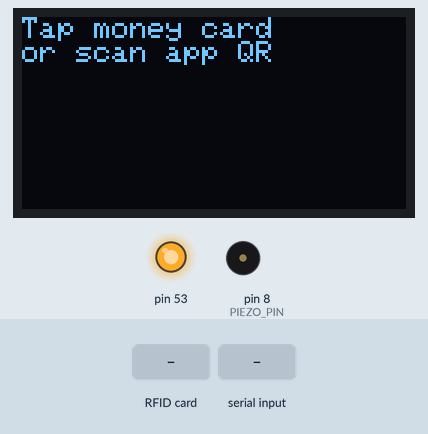
A sketch run on a simulated Arduino Mega 2560, built with avr-gcc and run on an emulated ATmega2560. Parts: 128×64 one-colour display, output pins drawn as LEDs (lit = HIGH), buzzer (waves = sounding, pin HIGH). The test bench sets the inputs (shaded band). What the sketch prints to the serial monitor is not drawn.

Above: at 1.3 s.
1.4 s: RFID card 5E 7A 19 C4 held to the reader
At 1.41 s:
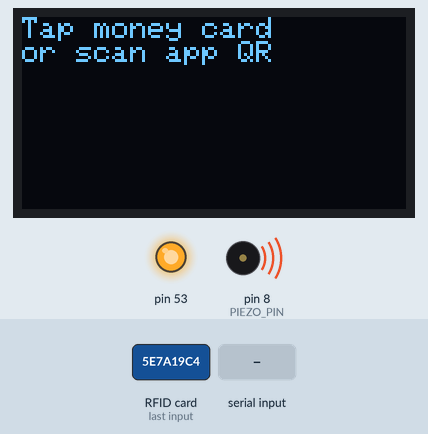
At 2.2 s:
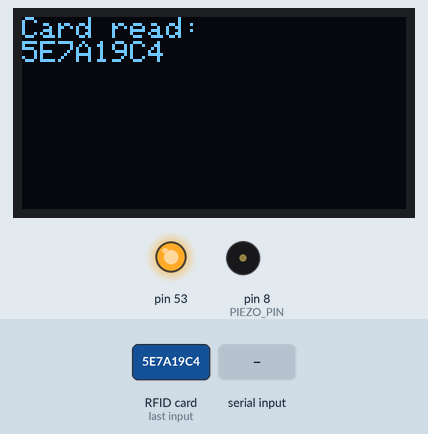
3.9 s: "PING\n" received over Serial
Timing chart, 0 to 6.9 s (numbered marks = the images above; inputs shaded):
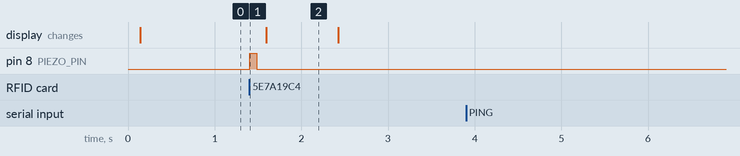

The sketch:

bankongseton_kiosk.ino
```cpp
/*
 * BANGONGSETON — Loading Kiosk Firmware (Arduino UNO R4 WiFi)
 *
 * A dedicated top-up terminal. Reads money cards (RFID) and cash (bill
 * validator) and reports them over USB-Serial to the Python kiosk app
 * (backend/kiosk/kiosk_app.py), which credits the student's card.
 *
 * Serial wire protocol (consumed by ArduinoBridge + kiosk_app):
 *   CARD|<UID-HEX>      → a money card was tapped
 *   BILL|<amount>       → a bill was accepted (e.g. BILL|100)
 *   PONG                → heartbeat reply (optional)
 *
 * The same CARD| line is understood by the existing dashboard/tech apps, so
 * this firmware is drop-in compatible with the whole fleet.
 *
 * ───────────────────────────────────────────────────────────────────
 * HARDWARE WIRING
 * ───────────────────────────────────────────────────────────────────
 * RC522 RFID Module (SPI):
 *   SDA/SS  → D10        MOSI → D11   MISO → D12   SCK → D13   RST → D9
 *   VCC     → 3.3V       GND  → GND
 *
 * Bill Validator (pulse / serial type, e.g. CNC or generic 3-wire):
 *   Connect the "credit pulse" line to BILL_PULSE_PIN (D2, interrupt-capable).
 *   Each pulse = one bill denomination (see BILL_DENOMINATIONS below).
 *   (For a serial bill acceptor, adapt billAccepted() to parse its frame and
 *    call reportBill(<amount>).)
 *
 * QR Scanner Module (USB/HID or serial):
 *   Most standalone QR scanner modules appear as a serial keyboard or UART.
 *   If yours outputs UART, connect its TX → D0/RX (or a SoftwareSerial pin)
 *   and forward scanned text with QR|<text>. For an HID scanner the phone
 *   shows the QR; this firmware only needs to forward serial QR modules.
 *
 * OLED 128x64 (I2C, 0x3C): SDA → A4   SCL → A5   VCC → 3.3V/5V   GND → GND
 * Piezo buzzer: + → D8   - → GND
 *
 * ───────────────────────────────────────────────────────────────────
 * REQUIRED LIBRARIES (Arduino Library Manager)
 *   - MFRC522 (GithubCommunity)
 *   - Adafruit SSD1306 + Adafruit GFX
 *   - Wire, SPI (built-in)
 * ───────────────────────────────────────────────────────────────────
 */

#include <SPI.h>
#include <MFRC522.h>
#include <Wire.h>
#include <Adafruit_GFX.h>
#include <Adafruit_SSD1306.h>

// ── RC522 ──────────────────────────────────────────────────────────
#define RC522_SS   10
#define RC522_RST  9
MFRC522 rfid(RC522_SS, RC522_RST);

// ── OLED ───────────────────────────────────────────────────────────
#define SCREEN_W 128
#define SCREEN_H 64
#define OLED_ADDR 0x3C
Adafruit_SSD1306 oled(SCREEN_W, SCREEN_H, &Wire, -1);

// ── Buzzer / pins ──────────────────────────────────────────────────
#define PIEZO_PIN 8
#define BILL_PULSE_PIN 2   // interrupt pin for bill validator pulse

// ── Bill validator: pulses per bill denomination ───────────────────
// If your acceptor sends 1 pulse per accepted bill of a FIXED value, set
// BILL_PULSE_VALUE to that value (e.g. 100 for a ₱100-only acceptor).
// For multi-denomination acceptors, wire each denomination to its own pin
// or parse the serial frame and call reportBill() directly.
#define BILL_PULSE_VALUE 0   // 0 = disabled (use preset buttons in UI)

// ── QR scanner (optional UART module) ──────────────────────────────
// Set QR_UART to true if a serial QR module is wired to QR_RX_PIN.
#define QR_UART false
#define QR_RX_PIN 0          // connect QR module TX here (e.g. via SoftwareSerial)

// ── State ──────────────────────────────────────────────────────────
volatile int billPulseCount = 0;
unsigned long lastPulseMs = 0;
bool oledOk = false;   // set from oled.begin() in setup; gates OLED writes if absent

void setup() {
  Serial.begin(9600);
  while (!Serial) { delay(10); }

  SPI.begin();
  rfid.PCD_Init();

  pinMode(PIEZO_PIN, OUTPUT);
  if (BILL_PULSE_VALUE > 0) {
    pinMode(BILL_PULSE_PIN, INPUT_PULLUP);
    attachInterrupt(digitalPinToInterrupt(BILL_PULSE_PIN), onBillPulse, FALLING);
  }

  oledOk = oled.begin(SSD1306_SWITCHCAPVCC, OLED_ADDR);
  if (!oledOk) {
    // OLED optional; continue without it.
  } else {
    oled.clearDisplay();
    oled.setTextSize(1);
    oled.setTextColor(SSD1306_WHITE);
    oled.setCursor(0, 0);
    oled.println("Bangko ng Seton");
    oled.println("Loading Kiosk");
    oled.display();
  }
  showReady();
}

void loop() {
  // Drain any QR-module UART input (if enabled).
  if (QR_UART && Serial1.available()) {
    String qr = Serial1.readStringUntil('\n');
    qr.trim();
    if (qr.length()) {
      Serial.print("QR|");
      Serial.println(qr);
    }
  }

  // Card tap?
  if (rfid.PICC_IsNewCardPresent() && rfid.PICC_ReadCardSerial()) {
    String uid = uidHex();
    Serial.print("CARD|");
    Serial.println(uid);
    beep(1);
    showCard(uid);
    rfid.PICC_HaltA();
    rfid.PCD_StopCrypto1();
    delay(800);  // debounce
    showReady();
  }

  // Flush accumulated bill pulses (debounced) every 50ms.
  if (billPulseCount > 0 && millis() - lastPulseMs > 50) {
    int pulses = billPulseCount;
    billPulseCount = 0;
    float amount = pulses * (float)BILL_PULSE_VALUE;
    reportBill(amount);
  }

  // Heartbeat / echo for the bridge.
  if (Serial.available()) {
    String cmd = Serial.readStringUntil('\n');
    cmd.trim();
    if (cmd == "PING") { Serial.println("PONG"); }
  }

  delay(20);
}

// ── Helpers ────────────────────────────────────────────────────────
void onBillPulse() {
  // Debounce within ISR.
  unsigned long now = millis();
  if (now - lastPulseMs > 30) {
    billPulseCount++;
    lastPulseMs = now;
  }
}

void reportBill(float amount) {
  Serial.print("BILL|");
  Serial.println(amount, 0);
  beep(2);
  showLoad(amount);
}

String uidHex() {
  String s;
  for (byte i = 0; i < rfid.uid.size; i++) {
    if (rfid.uid.uidByte[i] < 0x10) s += "0";
    s += String(rfid.uid.uidByte[i], HEX);
  }
  s.toUpperCase();
  return s;
}

void beep(int n) {
  for (int i = 0; i < n; i++) {
    digitalWrite(PIEZO_PIN, HIGH);
    delay(80);
    digitalWrite(PIEZO_PIN, LOW);
    delay(80);
  }
}

void showReady() {
  if (!oledInitialized()) return;
  oled.clearDisplay();
  oled.setCursor(0, 0);
  oled.println("Tap money card");
  oled.println("or scan app QR");
  oled.display();
}

void showCard(String uid) {
  if (!oledInitialized()) return;
  oled.clearDisplay();
  oled.setCursor(0, 0);
  oled.println("Card read:");
  oled.println(uid);
  oled.display();
}

void showLoad(float amt) {
  if (!oledInitialized()) return;
  oled.clearDisplay();
  oled.setCursor(0, 0);
  oled.print("Bill: PHP ");
  oled.println((int)amt);
  oled.display();
}

bool oledInitialized() {
  // True only when oled.begin() succeeded in setup (display present).
  return oledOk;
}
```

Measured:
- after the input at 1.4 s, pin 8 (PIEZO_PIN): LOW → HIGH at once, → LOW 0.08 s later
- after the input at 3.9 s, every drawn part: stays the same
- what the display in image 2 shows lasts 0.8 s, from 1.6 s to 2.4 s
